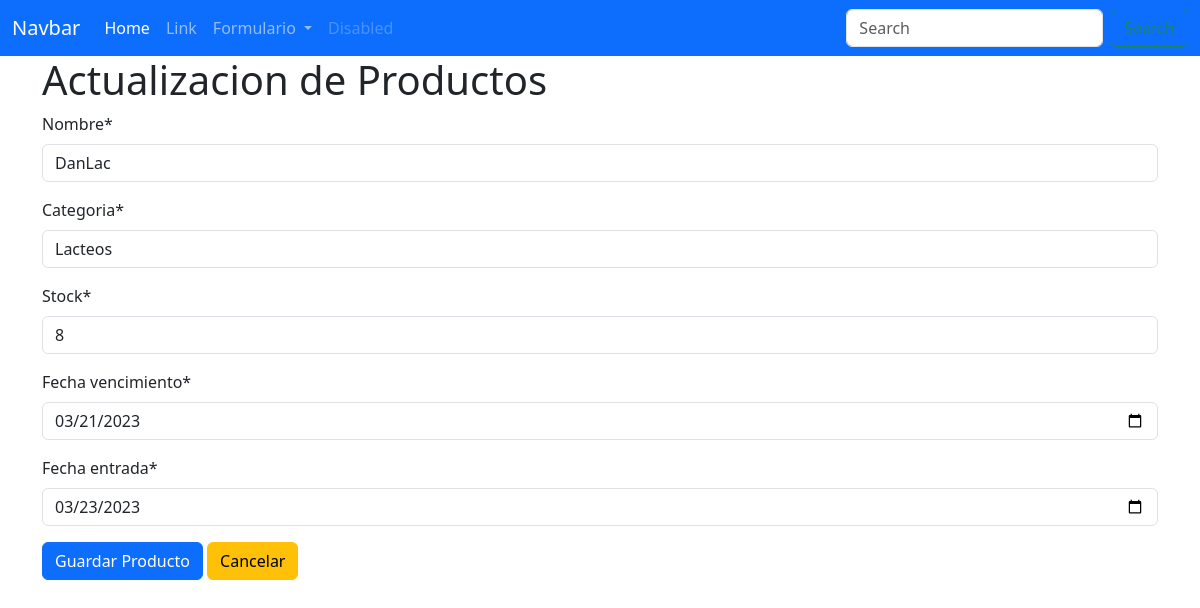
The page /editarProductos/1 on the database as committed earlier.
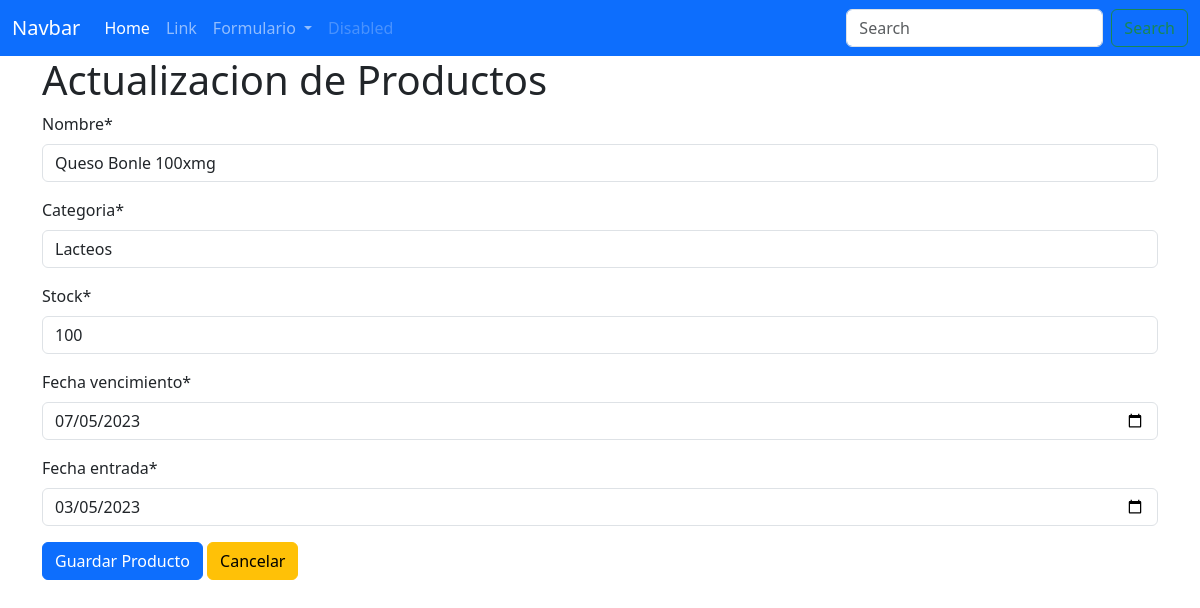
The same page on the database as committed later.
### Models/Producto/models.py (models this page shows)
class Producto(models.Model):
    nombre = models.CharField(max_length=30)
    categoria = models.CharField(max_length=30)
    stock = models.IntegerField(max_length=5)
    fecha_vencimiento = models.DateField()
    fecha_entrada = models.DateField()

### Models/Producto/views.py (the view)
# urls.py: path('editarProductos/<int:id_producto>',FormularioProductoView.edit,name='editarProductos'),
    def edit(request, id_producto):
        producto = Producto.objects.filter(id=id_producto).first()
        form = FormularioProducto(instance=producto)
        return render(request,"ProductoEdit.html",{"form":form, 'producto':producto})

### Models/Producto/forms.py
class FormularioProducto(forms.ModelForm):
    class Meta:
        model = Producto
        fields = '__all__'
        widgets = {'fecha_vencimiento' : forms.DateInput(attrs={'type':'date'}),'fecha_entrada' : forms.DateInput(attrs={'type':'date'})}

### TEMPLATES/ProductoEdit.html (shortened to what this page needs)
{% extends 'index.html' %}
{% load crispy_forms_tags %}
{% block content %}
    <h1>Actualizacion de Productos</h1>
    <form action="{% url 'actualizarProductos' producto.id %}" method="POST">
        {{ form|crispy}}
        <button type="submit" class="btn btn-primary">Guardar Producto</button>
        <a class="btn btn-warning" href="{% url 'listarProductos' %}">Cancelar</a>
    </form>
{% endblock %}

Rows that differ between the two databases and show on the page:
changed Producto "Lacteos": nombre "DanLac" → "Queso Bonle 100xmg"; stock "8" → "100"; fecha_vencimiento "03/21/2023" → "07/05/2023"; fecha_entrada "03/23/2023" → "03/05/2023"
